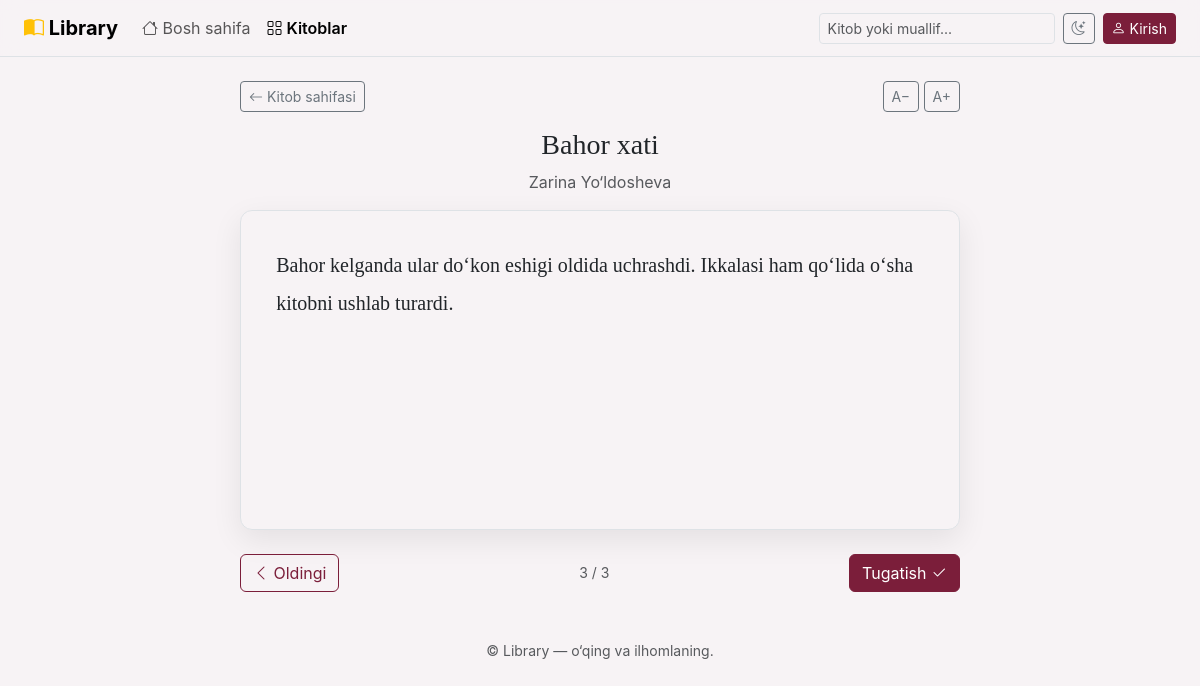
Page /books/1/read/?page=3 on the committed database.
### main/models.py (models this page shows, shortened)
class Book(models.Model):
    title = models.CharField(max_length=200)
    author = models.CharField(max_length=150)
    genre = models.ForeignKey(Genre, on_delete=models.CASCADE, related_name='books')
    year = models.IntegerField(null=True, blank=True)
    pages = models.IntegerField(null=True, blank=True)
    rating = models.DecimalField(max_digits=2, decimal_places=1, default=0)
    description = models.TextField(blank=True)
    cover_color = models.SmallIntegerField(default=1)
    cover_url = models.URLField(max_length=500, blank=True)
    created_by = models.ForeignKey(User, on_delete=models.SET_NULL, null=True, blank=True)
    created_at = models.DateTimeField(auto_now_add=True)
    updated_at = models.DateTimeField(auto_now=True)
    cover_url = models.ImageField(upload_to='images/', blank=True)
    class Meta:
        ordering = ['-created_at']

class BookPage(models.Model):
    book = models.ForeignKey(Book, on_delete=models.CASCADE, related_name='book_pages')
    page_number = models.IntegerField()
    text = models.TextField()
    class Meta:
        unique_together = ('book', 'page_number')
        ordering = ['page_number']

### main/views.py (the view)
# urls.py: path('books/<int:pk>/read/', views.read, name='read'),
def read(request, pk):
    book = get_object_or_404(Book, pk=pk)
    pages = list(book.book_pages.all())
    total = len(pages)
    saved = ReadingProgress.objects.filter(user=request.user, book=book).first() if request.user.is_authenticated else None
    try:
        n = int(request.GET.get('page') or (saved.current_page if saved else 1))
    except ValueError:
        n = 1
    n = min(max(n, 1), max(total, 1))
    page = pages[n - 1] if pages else None
    if page and request.user.is_authenticated:
        ReadingProgress.objects.update_or_create(
            user=request.user, book=book,
            defaults={'current_page': n, 'total_pages': total, 'finished_at': timezone.now() if n == total else None})
    paragraphs = [p.strip() for p in page.text.split('\n\n') if p.strip()] if page else []
    return render(request, 'read.html', {
        'book': book, 'n': n, 'total': total, 'paragraphs': paragraphs,
        'prev': n - 1 if n > 1 else None, 'next': n + 1 if n < total else None})

### templates/read.html (shortened to what this page needs)
{% extends "base.html" %}
{% block content %}
  <section class="reader mx-auto">
    <div class="d-flex justify-content-between align-items-center mb-3">
      <a class="btn btn-sm btn-outline-secondary" href="{% url 'book' book.pk %}"><i class="bi bi-arrow-left"></i> Kitob sahifasi</a>
      <div><button class="btn btn-sm btn-outline-secondary" id="smaller">A−</button> <button class="btn btn-sm btn-outline-secondary" id="bigger">A+</button></div>
    </div>
    <h1 class="h3 text-center">{{ book.title }}</h1>
    <p class="text-center text-body-secondary">{{ book.author }}</p>
    <article class="paper flip" id="text">
      {% for p in paragraphs %}<p>{{ p }}</p>{% empty %}<p>Bu kitobning matni hali kiritilmagan. Admin panelda sahifa qo‘shing.</p>{% endfor %}
    </article>
    <div class="d-flex align-items-center justify-content-between mt-4">
      {% if prev %}<a class="btn btn-outline-primary" href="?page={{ prev }}"><i class="bi bi-chevron-left"></i> Oldingi</a>{% else %}<span></span>{% endif %}
      <span class="text-body-secondary small">{{ n }} / {{ total }}</span>
      {% if next %}<a class="btn btn-primary" href="?page={{ next }}">Keyingi <i class="bi bi-chevron-right"></i></a>
      {% else %}<a class="btn btn-primary" href="{% url 'book' book.pk %}">Tugatish <i class="bi bi-check2"></i></a>{% endif %}
    </div>
  </section>
{% endblock %}

### static/css/style.css (style rules this page uses)
:root { --lib-accent: #7b1e3a; --lib-accent-dark: #5e162c; --lib-gold: #d4a73c; --bs-body-bg: #f7f3f5; --bs-link-color: var(--lib-accent); --bs-link-hover-color: var(--lib-accent-dark); }
body { font-family: Inter, system-ui, -apple-system, "Segoe UI", sans-serif; }
h1, h2, h3, h4, .paper { font-family: Georgia, serif; }
.btn-primary { --bs-btn-bg: var(--lib-accent); --bs-btn-border-color: var(--lib-accent); --bs-btn-hover-bg: var(--lib-accent-dark); --bs-btn-hover-border-color: var(--lib-accent-dark); --bs-btn-active-bg: var(--lib-accent-dark); --bs-btn-active-border-color: var(--lib-accent-dark); --bs-btn-disabled-bg: var(--lib-accent); --bs-btn-disabled-border-color: var(--lib-accent); }
.btn-outline-primary { --bs-btn-color: var(--lib-accent); --bs-btn-border-color: var(--lib-accent); --bs-btn-hover-bg: var(--lib-accent); --bs-btn-hover-border-color: var(--lib-accent); --bs-btn-active-bg: var(--lib-accent); --bs-btn-active-border-color: var(--lib-accent); }
.reader { max-width: 720px; }
.paper { background: var(--bs-body-bg); border: 1px solid var(--bs-border-color); border-radius: .75rem; padding: 2.2rem; min-height: 320px; line-height: 1.9; box-shadow: 0 10px 30px rgba(0, 0, 0, .08); }
.paper p { margin-bottom: 1.1em; }
.paper.flip { animation: flip .45s ease; }

### rows in the picture
Book: title "Bahor xati", author "Zarina Yo‘ldosheva"
BookPage: paragraphs "Bahor kelganda ular do‘kon eshigi oldida uchrashdi. Ikkalasi ham qo‘lida o‘sha kitobni ushlab turardi."

### other values in the picture
{{ n }} "3"
{{ total }} "3"
